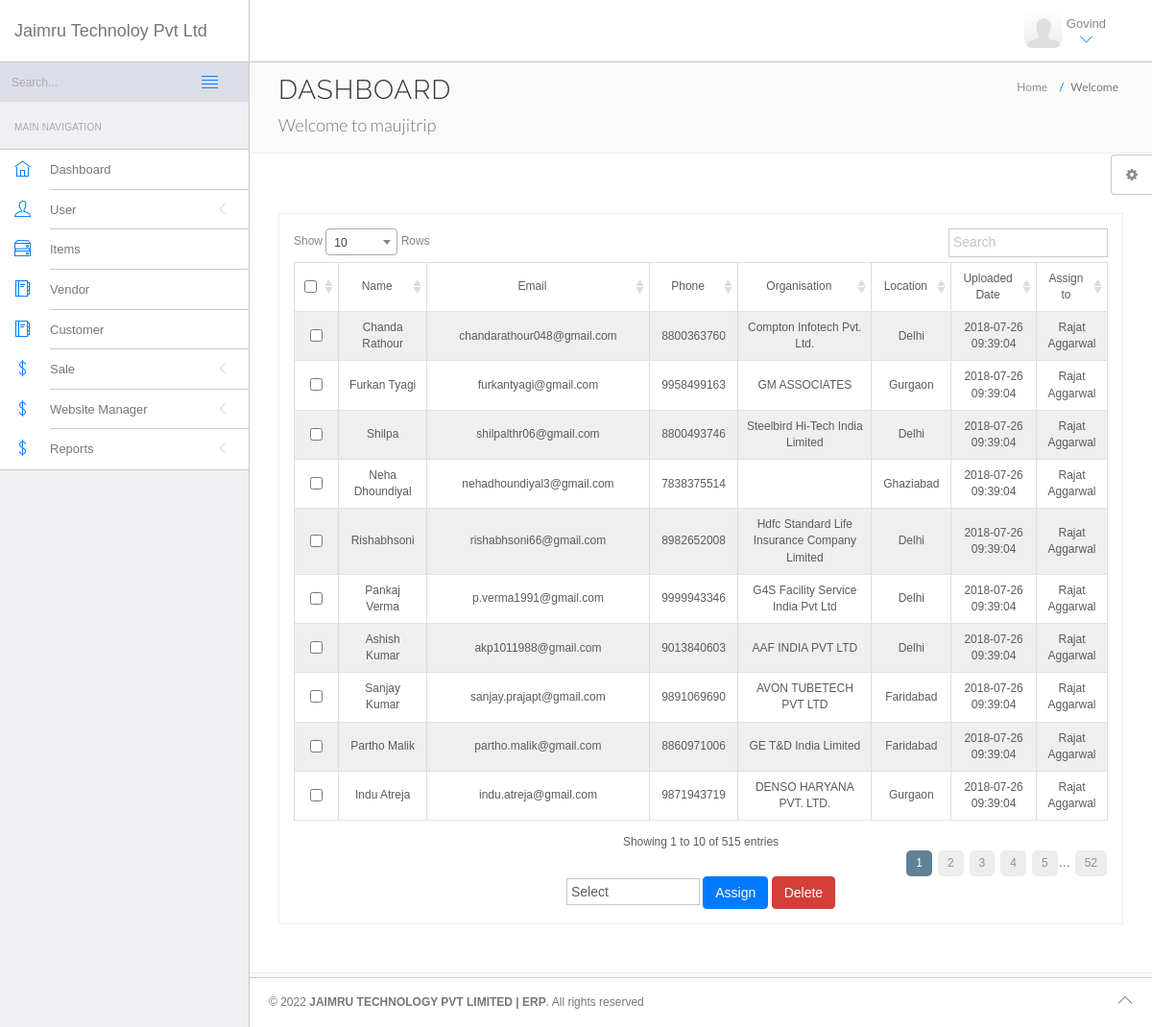
The app's page /erp/assign_data.php (signed in) with its own data.
### tables this page shows
CREATE TABLE `upload_data` (
  `ud_id` int(11) NOT NULL,
  `ud_name` varchar(255) DEFAULT NULL,
  `ud_email` varchar(100) DEFAULT NULL,
  `ud_phone` varchar(15) DEFAULT NULL,
  `ud_organisation` varchar(255) DEFAULT NULL,
  `ud_location` varchar(100) DEFAULT NULL,
  `ud_status` enum('Running','Closed','Converted') NOT NULL,
  `ud_added_at` timestamp NOT NULL DEFAULT current_timestamp(),
  `ud_added_by` varchar(100) DEFAULT NULL,
  `ud_assignto` varchar(100) DEFAULT NULL
);

### erp/includes/class.php (called while the page is built, shortened)
<?php
class baseClass {
	private $host = "localhost";
	private $user = "root";
		private $password = "";
	private $database = "jaimru";
	public function __construct()
	{
		$this->conn = mysqli_connect($this->host,$this->user,$this->password,$this->database);
	}
}
?>

### erp/assign_data.php (the view, shortened to what this page needs)
<?php include('includes/top_inc.php');
include('includes/class.php');
$class = new baseClass;
$msg = '';
?>
<!DOCTYPE html>
<html lang="en">
	<head>
		<link rel="stylesheet" href="vendor/bootstrap/css/bootstrap.min.css">
		<link rel="stylesheet" href="vendor/fontawesome/css/font-awesome.min.css">
		<link rel="stylesheet" href="vendor/themify-icons/themify-icons.min.css">
		<link href="vendor/animate.css/animate.min.css" rel="stylesheet" media="screen">
		<link href="vendor/perfect-scrollbar/perfect-scrollbar.min.css" rel="stylesheet" media="screen">
		<link href="vendor/switchery/switchery.min.css" rel="stylesheet" media="screen">
		<link rel="stylesheet" href="assets/css/styles.css">
		<link rel="stylesheet" href="assets/css/plugins.css">
		<link rel="stylesheet" href="assets/css/themes/theme-1.css" id="skin_color" />
		<link href="vendor/select2/select2.min.css" rel="stylesheet" media="screen">
		<link href="vendor/DataTables/css/DT_bootstrap.css" rel="stylesheet" media="screen">
	</head>
	<body>
		<div id="app">
			<?php include('includes/left_sidebar.php'); ?>
			<div class="app-content">
				<?php include('includes/top_header.php'); ?>
				<div class="main-content" >
					<div class="wrap-content container" id="container">
						<section id="page-title">
							<div class="row">
								<div class="col-sm-8">
									<h1 class="mainTitle">Dashboard </h1>
									<span class="mainDescription">Welcome to maujitrip</span>
								</div>
								<ol class="breadcrumb">
									<li>
										<span>Home</span>
									</li>
									<li class="active">
										<span>Welcome</span>
									</li>
								</ol>
							</div>
						</section>
						<div class="container-fluid container-fullw bg-white">
							<div class="row">
								<div class="col-md-12">
                                    <?php if(isset($msg)){ echo '<div class="margin-top-15"><label class=" alert-info" > '.$msg.' </label></div>'; } ?>
								</div>
								<div class="col-sm-12">
									<div class="panel panel-white no-radius text-center">
										<div class="panel-body" >
                                            <form action="assign_data.php" method="post" enctype="multipart/form-data">
                                                <div style="overflow-x:auto;">
                                                <table class="table table-sm table-responsive table-striped table-bordered table-hover table-full-width" id="sample_1">
                                                    <thead>
                                                        <tr>
                                                            <td><input type="checkbox" name="all" id="all" > </td>
                                                            <td>Name</td>
                                                            <td>Email</td>
                                                            <td>Phone</td>
                                                            <td>Organisation</td>
                                                            <td>Location</td>
                                                            <td>Uploaded Date</td>
                                                            <td>Assign to</td>
                                                        </tr>
                                                    </thead>
                                                    <tbody>
                                                    <?php $qry = mysqli_query($class->conn,"SELECT * FROM upload_data");
                                                    while($res = mysqli_fetch_array($qry))
                                                    {	@extract($res);
                                                    ?>
                                                    <tr>
                                                        <td><input type="checkbox" name="ids[]"  value="<?php echo $ud_id ?>" > </td>
                                                        <td><?php echo $ud_name ?></td>
                                                        <td><?php echo $ud_email ?></td>
                                                        <td><?php echo $ud_phone ?></td>
                                                        <td><?php echo $ud_organisation ?></td>
                                                        <td><?php echo $ud_location ?></td>
                                                        <td><?php echo $ud_added_at ?></td>
                                                        <td><?php echo $ud_assignto ?></td>
                                                    </tr>
                                                    <?php } ?>
                                                    </tbody>
                                                </table>
                                                </div>
                                                <select name="assignee" class="" >
                                                    <option value="" >Select</option>
                                                </select>
                                                <button name="assignto" class="btn btn-primary" >Assign</button>
                                                <button name="delete" class="btn btn-danger" >Delete</button>
                                            </form>
										</div>
									</div>
								</div>
							</div>
						</div>
					</div>
				</div>
			</div>
			<?php include('includes/footer.php'); ?>
			<?php include('includes/right_setting.php'); ?>
		</div>
	</body>
</html>

### erp/assets/css/themes/theme-1.css (style rules this page uses)
body { background: #FAFAFA; }

### records on screen
upload_data: ud_name "Chanda Rathour", ud_email "chandarathour048@gmail.com", ud_phone "8800363760", ud_organisation "Compton Infotech Pvt. Ltd.", ud_location "Delhi", ud_added_at "2018-07-26 09:39:04", ud_assignto "Rajat Aggarwal"
upload_data: ud_name "Furkan Tyagi", ud_email "furkantyagi@gmail.com", ud_phone "9958499163", ud_organisation "GM ASSOCIATES", ud_location "Gurgaon", ud_added_at "2018-07-26 09:39:04", ud_assignto "Rajat Aggarwal"
upload_data: ud_name "Shilpa", ud_email "shilpalthr06@gmail.com", ud_phone "8800493746", ud_organisation "Steelbird Hi-Tech India Limited", ud_location "Delhi", ud_added_at "2018-07-26 09:39:04", ud_assignto "Rajat Aggarwal"
upload_data: ud_name "Neha Dhoundiyal", ud_email "nehadhoundiyal3@gmail.com", ud_phone "7838375514", ud_location "Ghaziabad", ud_added_at "2018-07-26 09:39:04", ud_assignto "Rajat Aggarwal"
upload_data: ud_name "Rishabhsoni", ud_email "rishabhsoni66@gmail.com", ud_phone "8982652008", ud_organisation "Hdfc Standard Life Insurance Company Limited", ud_location "Delhi", ud_added_at "2018-07-26 09:39:04", ud_assignto "Rajat Aggarwal"
upload_data: ud_name "Pankaj Verma", ud_email "p.verma1991@gmail.com", ud_phone "9999943346", ud_organisation "G4S Facility Service India Pvt Ltd", ud_location "Delhi", ud_added_at "2018-07-26 09:39:04", ud_assignto "Rajat Aggarwal"
upload_data: ud_name "Ashish Kumar", ud_email "akp1011988@gmail.com", ud_phone "9013840603", ud_organisation "AAF INDIA PVT LTD", ud_location "Delhi", ud_added_at "2018-07-26 09:39:04", ud_assignto "Rajat Aggarwal"
upload_data: ud_name "Sanjay Kumar", ud_email "sanjay.prajapt@gmail.com", ud_phone "9891069690", ud_organisation "AVON TUBETECH PVT LTD", ud_location "Faridabad", ud_added_at "2018-07-26 09:39:04", ud_assignto "Rajat Aggarwal"
upload_data: ud_name "Partho Malik", ud_email "partho.malik@gmail.com", ud_phone "8860971006", ud_organisation "GE T&D India Limited", ud_location "Faridabad", ud_added_at "2018-07-26 09:39:04", ud_assignto "Rajat Aggarwal"
upload_data: ud_name "Indu Atreja", ud_email "indu.atreja@gmail.com", ud_phone "9871943719", ud_organisation "DENSO HARYANA PVT. LTD.", ud_location "Gurgaon", ud_added_at "2018-07-26 09:39:04", ud_assignto "Rajat Aggarwal"

### other values on screen
$_SESSION['sess_user_name'] "Govind"
